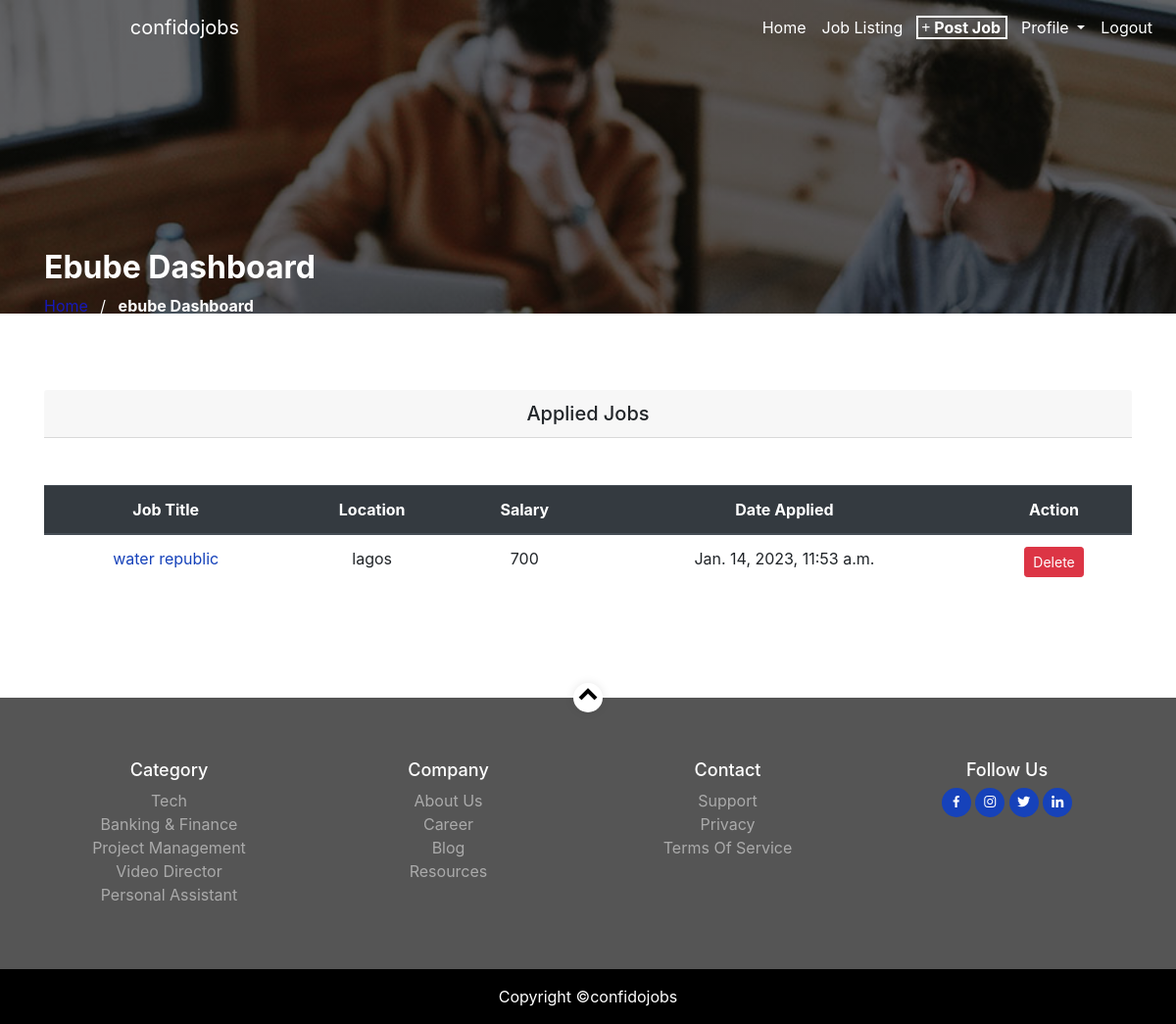
/employee_dashboard (signed in), run on the app's committed database.
### userprofile/models.py (models this page shows, shortened)
class EmployeeProfile(models.Model):
    user = models.OneToOneField(User, on_delete= models.CASCADE)
    first_name = models.CharField(max_length=50)
    last_name = models.CharField(max_length=50)
    gender = models.CharField(max_length=50)
    phone = models.CharField(max_length=20)
    email = models.EmailField()
    class Meta:
        db_table = 'employeeprofile'
        managed = True
        verbose_name = 'EmployeeProfile'
        verbose_name_plural = 'EmployeeProfile'

### home/models.py (models this page shows, shortened)
class Application(models.Model):
    employee = models.ForeignKey(EmployeeProfile, on_delete=models.CASCADE)
    listjob = models.CharField(max_length=250, blank=True, null=True)
    employer = models.CharField(max_length=250, blank=True, null=True)
    first_name = models.CharField(max_length=150)
    last_name = models.CharField(max_length=150)
    gender = models.CharField(max_length=50)
    email = models.EmailField()
    job_location = models.CharField(max_length=100)
    salary = models.CharField(max_length=50)
    display = models.BooleanField(null=True, blank=True, default=True)
    cover_letter = models.TextField()
    resume = models.FileField(upload_to='resume', default='resume')
    applied_at = models.DateTimeField(auto_now_add=True)
    class Meta:
        db_table = 'application'
        managed = True
        verbose_name = 'Application'
        verbose_name_plural = 'Applications'

### home/views.py (the view)
# urls.py: path('employee_dashboard',views.employee_dashboard, name='employee_dashboard'),
def employee_dashboard(request):
    seeking = request.user.employeeprofile
    seeker = EmployeeProfile.objects.get(user__username = request.user.username)
    apply = Application.objects.filter(employee = seeking)
    return render(request, 'employee_dashboard.html', {'seeker':seeker, 'apply':apply})

### home/templates/employee_dashboard.html (shortened to what this page needs)
{% extends 'base.html' %}
{% load static %}
{% block content %}
<section class="job-head">
  <div class="container home-section">
          <div class="row">
              <div class="col-md-7">
                  <h1 class="text-white font-weight-bold">{{seeker.first_name}} Dashboard</h1>
                  <div class="custom-breadcrumbs">
                  <a href="{% url 'home' %}">Home</a> <span class="mx-2 slash">/</span>
                  <span class="text-white"><strong>{{seeker.first_name}} Dashboard</strong></span>
                  </div>
              </div>
          </div>
    </div>
  <nav class="navbar navbar-expand-lg navbar-light">
      <a class="navbar-brand text-white" href="{% url 'home' %}">confidojobs</a>
      <div class="collapse navbar-collapse" id="navbarNav" >
        <ul class="navbar-nav ml-auto">
          <li class="nav-item active">
            <a class="nav-link" href="{% url 'home' %}">home<span class="sr-only">(current)</span></a>
          </li>
          <li class="nav-item">
            <a class="nav-link" href="{% url 'job_listing' %}">job listing</a>
          </li>
          {% if user.is_authenticated and user.is_staff %}
          <li class="nav-item active">
            <a class="nav-link" href="{% url 'post_job' %}"><span class="post-job"><i class="fa-solid fa-plus"></i> post job</span></a>
          </li>
          <li class="nav-item dropdown">
            <a class="nav-link dropdown-toggle" href="#" id="navbarDropdownMenuLink" role="button" data-toggle="dropdown" aria-haspopup="true" aria-expanded="false">
              profile
            </a>
          </li>
          <li class="nav-item active">
            <a class="nav-link" href="{% url 'signout' %}">logout</a>
          </li>
          {% endif %}
        </ul>
      </div>
    </nav>
</section>
<div class="container">
  <div class="jobpost-table">
      <h5 class="card-header text-center">Applied Jobs</h5>
      <table class="table text-center mt-5">
        <thead class="thead-dark">
          <tr class="text-center">
            <th>Job Title</th>
            <th>Location</th>
            <th>Salary</th>
            <th>Date Applied</th>
            <th>Action</th>
          </tr>
        </thead>
        {% if apply %}
          {% for item in apply %}
            <tbody>
              <tr>
                <td><a href="">{{item.listjob}}</a></td>
                <td>{{item.job_location}}</td>
                <td>{{item.salary}}</td>
                <td>{{item.applied_at}}</td>
                <td>
                  <form action="{% url 'employeedelete' %}" method="POST">
                    <button type="submit" class="btn btn-danger btn-sm">Delete</button>
                  </form>
                </td>
              </tr>
            </tbody>
          {% endfor %}
        {% endif %}
      </table>
    </div>
</div>
{% endblock content %}
{% block footer %} {% include "footer.html" %} {% endblock footer %}

### home/static/css/style.css (style rules this page uses)
:root { --primaryColor:#34de00; --whiteColor: #fff; --blackColor:#333; --greyColor:#f6f8fa; --labelColor:#6bde00; --yellowColor:#ffd723; }
* { margin: 0px; padding: 0px; box-sizing: border-box; }
html { scroll-behavior: smooth; }
.navbar { position: absolute; top: 0rem; width: 100%; }
.navbar-brand { margin-left: 10%; }
.navbar-nav { margin-left: 40%; }
#navbarNav { text-transform: capitalize; }
#navbarNav a { color: white; }
.post-job { outline: 2px solid #1621ba; padding-left: 3px; padding-right: 5px; border-width: 5px; border-color: white; font-weight: bold; }
.job-head { background-image: linear-gradient(rgba(0,0,0,0.5),rgba(0,0,0,0.5)),url(../img/job_single_img_1.jpg); height: 40vh; background-position: center; background-repeat: no-repeat; background-size: cover; background-attachment: fixed; width: 100%; }
.home-section { position: relative; }
.home-section h1 { font-size: 2rem; color: #fff; font-weight: 200; margin-top: 40%; text-transform: capitalize; }
.home-section a { color: #1619ba; }
.slash { color: white; }
.jobpost-table { margin-top: 7%; margin-bottom: 10%; }
.jobpost-table tbody tr a { color: #1642ba; }
@media (min-width: 991px) and (max-width: 1400px) { .navbar { position: absolute; top: 0rem; width: 100%; z-index: 1000; } }
@media (min-width: 991px) and (max-width: 1400px) { .post-job { outline: 2px solid white; padding-left: 3px; padding-right: 5px; border-width: 5px; border-color: white; font-weight: bold; } }
@media (min-width: 991px) and (max-width: 1400px) { .navbar-brand { margin-left: 10%; } }
@media (min-width: 991px) and (max-width: 1400px) { .navbar-nav { margin-left: 5%; } }

### data on the page
EmployeeProfile: first_name "Ebube", first_name "ebube"
Application: listjob "water republic", job_location "lagos", salary "700", applied_at "Jan. 14, 2023, 11:53 a.m."
